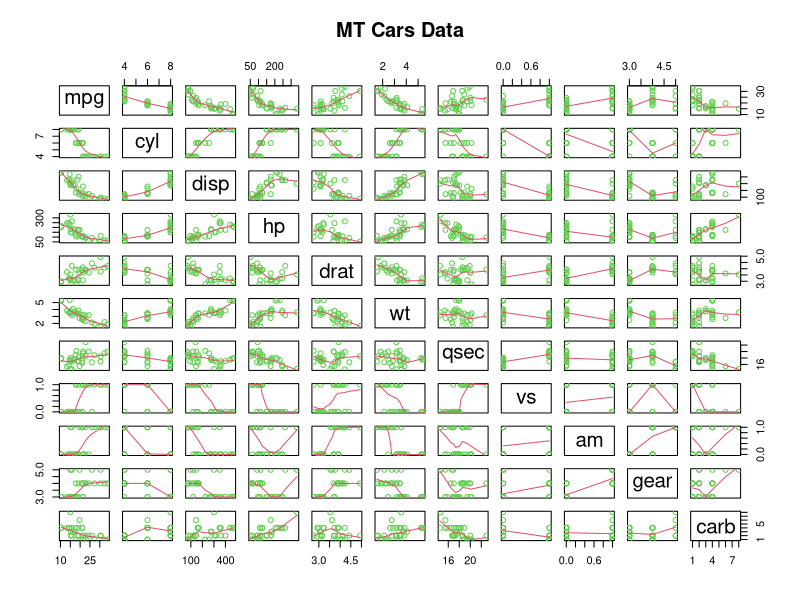
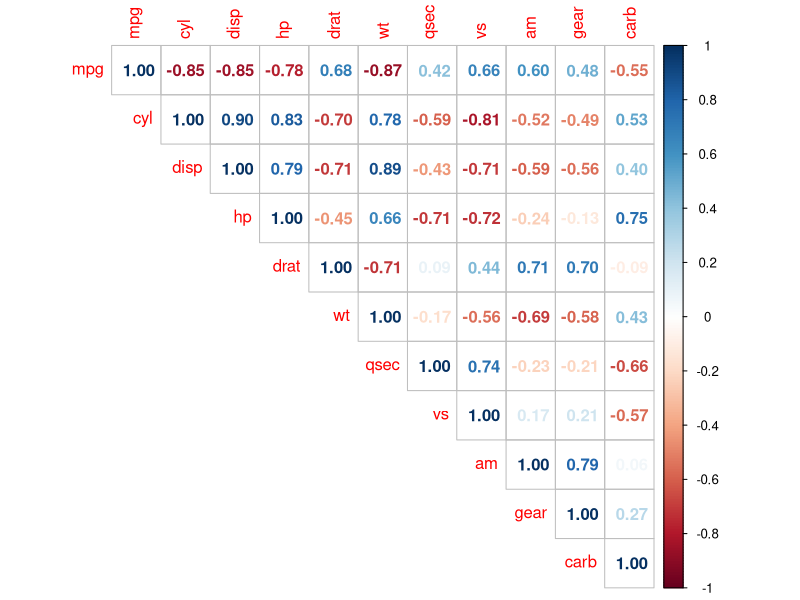
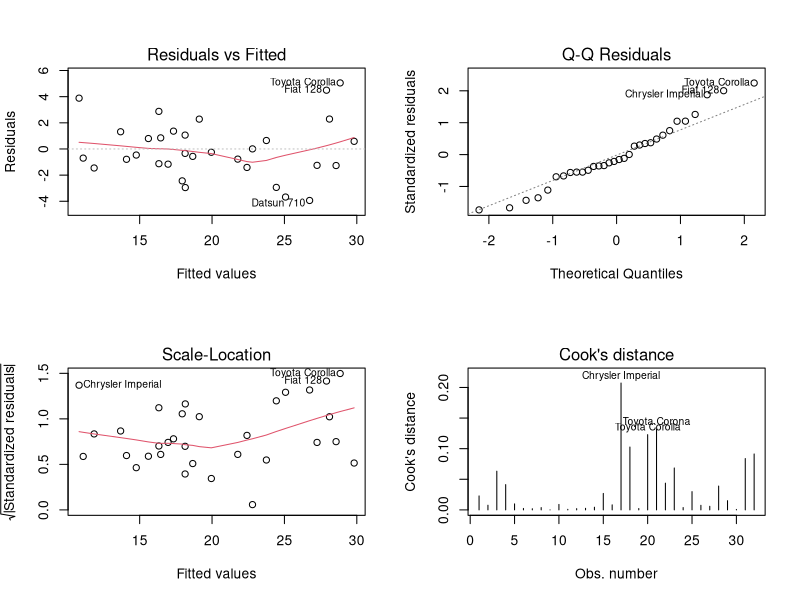

R code for these plots, in order:
## ---- chunk 1
ipak <- function(pkg){
      new.pkg <- pkg[!(pkg %in% installed.packages()[, "Package"])]
      if (length(new.pkg)) 
            install.packages(new.pkg, dependencies = TRUE)
      sapply(pkg, require, character.only = TRUE)
}

### Package Usage
packages <- c("plyr", "dplyr", "data.table", "dtplyr", "lubridate", "ggplot2", "scales",
                  "reshape2", "knitr", "R.cache", "stringr", "gtools", "quantreg",
                  "graphics", "corrplot", "broom", "rmarkdown")
ipak(packages)
## ---- chunk 2
data(mtcars)
mtcars2 <- mtcars
mtcars2$am <- as.factor(mtcars2$am)
mtcars2$cyl <- as.factor(mtcars2$cyl) 
## ---- chunk 3
str(mtcars)
head(mtcars)
## ---- chunk 4
mtcars.cor <- round(cor(mtcars), 3)
mtcars.cor[1,]
## ---- chunk 5
fit1 <- lm(mpg ~ am, data = mtcars2)
fit10 <- lm(mpg ~ ., data = mtcars2)
bestfit <- step(fit10, direction = "both")   ## stepwise process to identify best fit

## Obtained by manually adding / removing variables (using correlations as guide)
fit3 <- lm(mpg ~ am + wt + cyl, data = mtcars2)
fit4 <- lm(mpg ~ am + wt + cyl + hp, data = mtcars2)
## ---- chunk 6
coef1 <- round(summary(fit1)$coef, 4)
glance1 <- round(glance(fit1)[1:6], 4)

coef10 <- round(summary(fit10)$coef, 4)
glance10 <- round(glance(fit10)[1:6], 4)

coef.best <- round(summary(bestfit)$coef, 4)
glance.best <- round(glance(bestfit)[1:6], 4)

coef3 <- round(summary(fit3)$coef, 4)
glance3 <- round(glance(fit3)[1:6], 4)

coef4 <- round(summary(fit4)$coef, 4)
glance4 <- round(glance(fit4)[1:6], 4)
## ---- chunk 7
model <- c("fit1", "fit3", "fit4", "bestfit", "fit10")
model.compare <- rbind(glance1,glance3, glance4, glance.best, glance10)
model.compare <- cbind(model, model.compare)
model.compare
## ---- chunk 8
mpg.anova <- anova(fit1, fit3, fit4)
mpg.anova
## ---- chunk 9
summary(influence.measures(fit4))
## ---- chunk 10
fit4.dfb <- dfbetas(fit4, parameters = 0, sort = TRUE)   ## ordered based on magnitude
influence.fit4.id <- which(fit4.dfb > (2/(length(mtcars$mpg)^.5))) ##  dfbetas > #2 / sqrt(n)
rbind(influence.fit4.id, fit4.dfb[influence.fit4.id])   ## value relfects a car & fit4 variable combination
## ---- chunk 11
fit4.hat <- hatvalues(fit4)
leverage.fit4.id <- which(fit4.hat > (2*(4+1)/length(mtcars2$mpg))) ##  hatvalue > #2*(k+1)/n
fit4.hat[leverage.fit4.id] 
## ---- chunk 12
round(coef4[,1], 2)
## ---- chunk 13
pairs(mtcars, panel = panel.smooth, main = "MT Cars Data", col = 3)
## ---- chunk 14
corrplot(mtcars.cor, method = "number", type = "upper", add = FALSE, 
                   order = "original", is.corr = TRUE)
## ---- chunk 15
par(mfrow = c(2,2))
plot(fit4, which = 1:4)
## ---- chunk 16
fit4.confint <- round(predict(fit4, mtcars2, interval = "confidence", level = 0.95), 2)
actual <- mtcars2[,1]
fit4.compare <- as.data.frame(cbind(actual, fit4.confint))
fit4.compare$outlier <- ifelse(fit4.compare$actual < fit4.compare$lwr | fit4.compare$actual > fit4.compare$upr, "Y","N")
fit4.outlier <- subset(fit4.compare, outlier == "Y")
select(fit4.outlier, actual, fit, lwr, upr)
